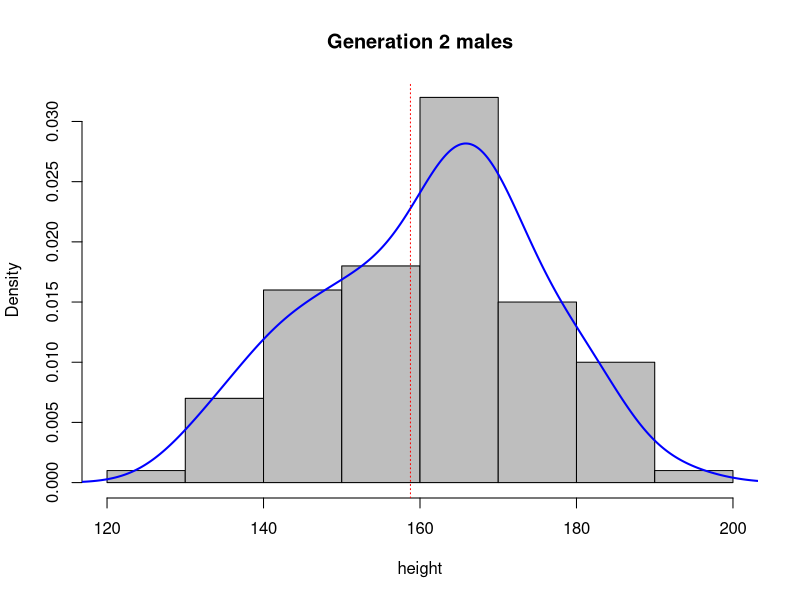
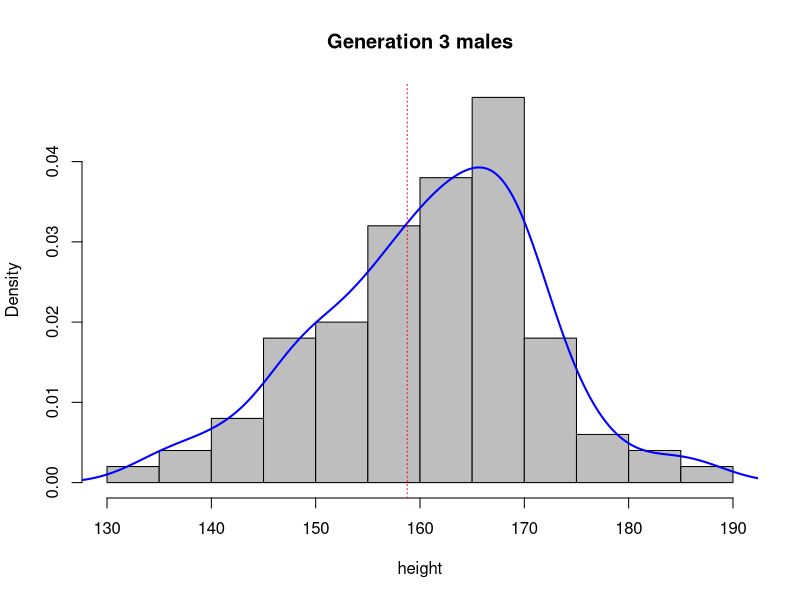
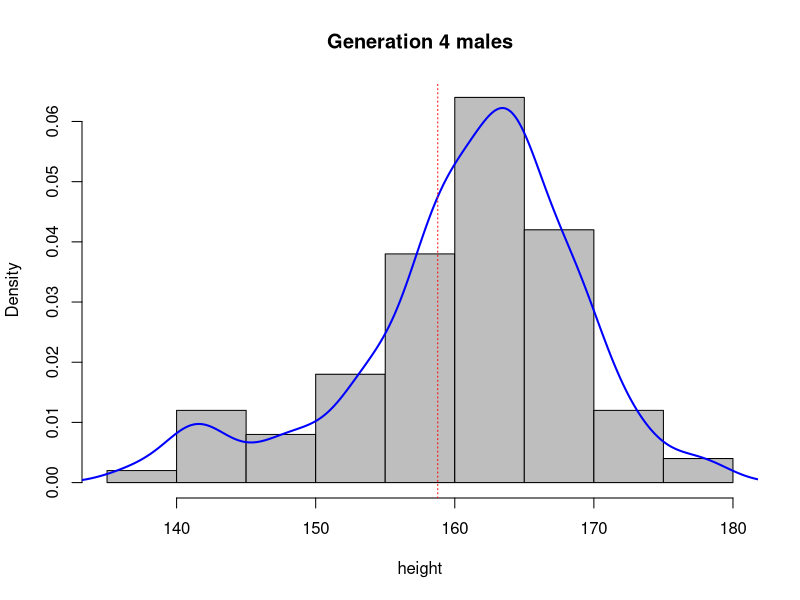
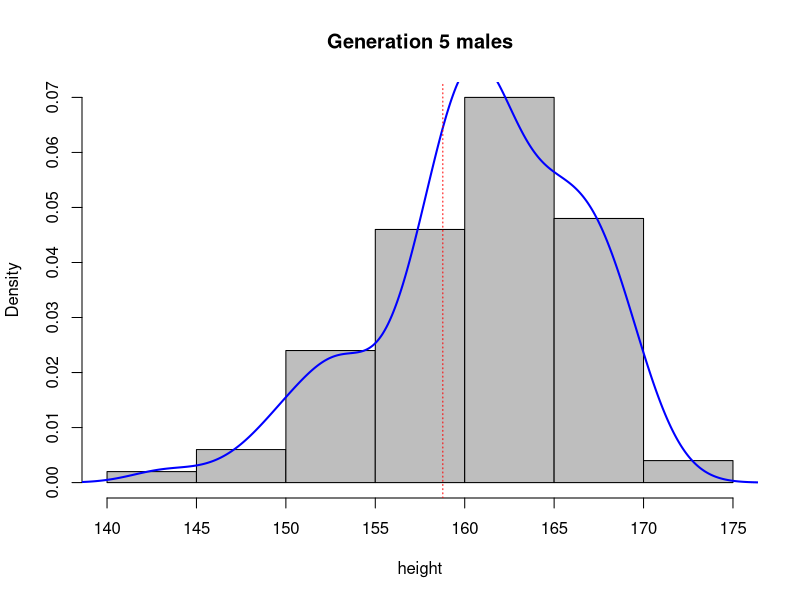
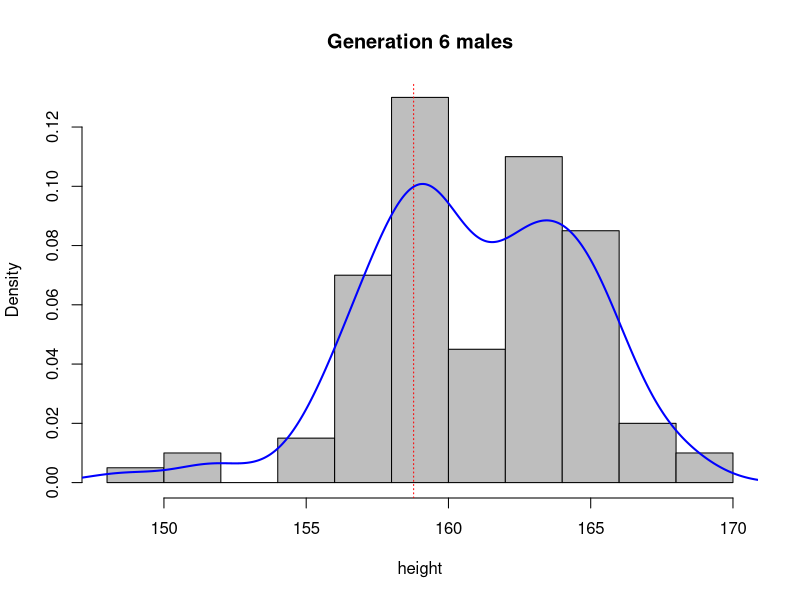
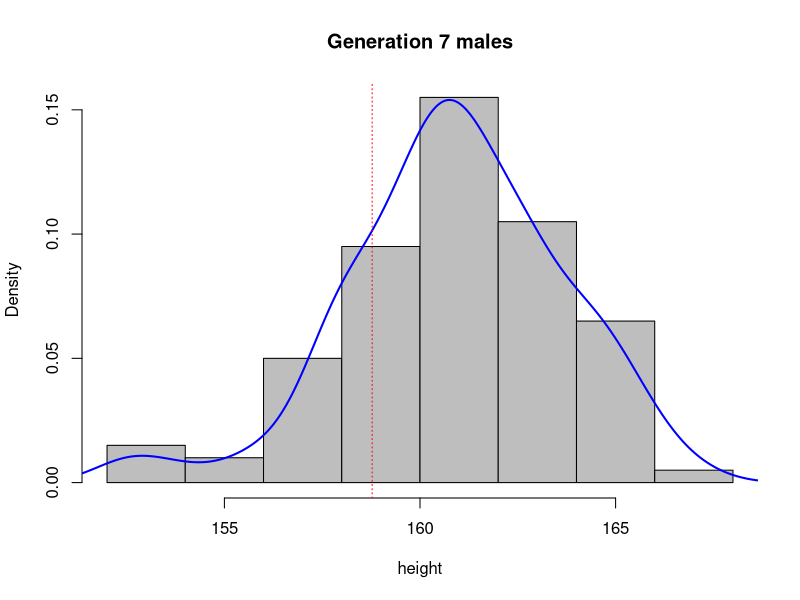
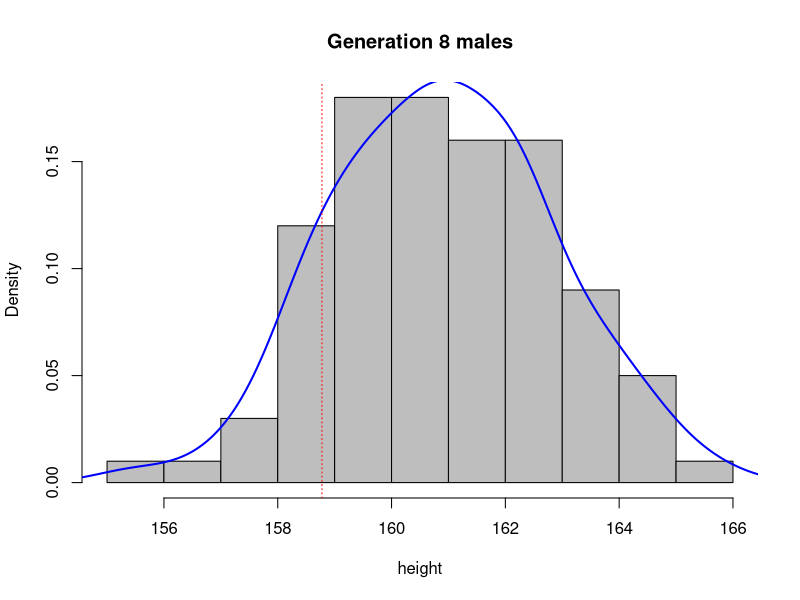
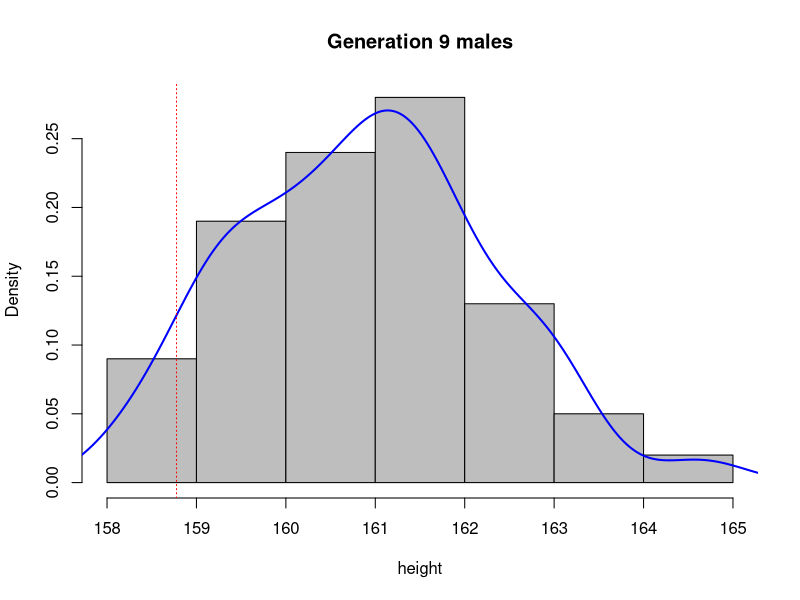

Write R code to recreate these figures, in order.
## ---- chunk 1
# edited some of the following code to set up the data for question 2
pop <- data.frame(m = rnorm(100, 160, 20), f = rnorm(100, 160, 20))
head(pop)
mean(pop$m)
## ---- chunk 2
next_gen <- function(pop) {

    pop$m <- sample(pop$m)
    pop$m <- rowMeans(pop)
    pop$f <- pop$m
    pop
}
## ---- chunk 3
pop2 <- next_gen(pop)
hist(pop2$m, prob=TRUE, main='Generation 2 males', xlab='height', col='grey')
lines(density(pop2$m), col='blue', lwd=2) 
abline(v=mean(pop$m),col='red',lty='dotted')

pop3 <- next_gen(pop2)
hist(pop3$m, prob=TRUE, main='Generation 3 males', xlab='height', col='grey')
lines(density(pop3$m), col='blue', lwd=2) 
abline(v=mean(pop$m),col='red',lty='dotted')

pop4 <- next_gen(pop3)
hist(pop4$m, prob=TRUE, main='Generation 4 males', xlab='height', col='grey')
lines(density(pop4$m), col='blue', lwd=2) 
abline(v=mean(pop$m),col='red',lty='dotted')

pop5 <- next_gen(pop4)
hist(pop5$m, prob=TRUE, main='Generation 5 males', xlab='height', col='grey')
lines(density(pop5$m), col='blue', lwd=2) 
abline(v=mean(pop$m),col='red',lty='dotted')

pop6 <- next_gen(pop5)
hist(pop6$m, prob=TRUE, main='Generation 6 males', xlab='height', col='grey')
lines(density(pop6$m), col='blue', lwd=2) 
abline(v=mean(pop$m),col='red',lty='dotted')

pop7 <- next_gen(pop6)
hist(pop7$m, prob=TRUE, main='Generation 7 males', xlab='height', col='grey')
lines(density(pop7$m), col='blue', lwd=2) 
abline(v=mean(pop$m),col='red',lty='dotted')

pop8 <- next_gen(pop7)
hist(pop8$m, prob=TRUE, main='Generation 8 males', xlab='height', col='grey')
lines(density(pop8$m), col='blue', lwd=2) 
abline(v=mean(pop$m),col='red',lty='dotted')

pop9 <- next_gen(pop8)
hist(pop9$m, prob=TRUE, main='Generation 9 males', xlab='height', col='grey')
lines(density(pop9$m), col='blue', lwd=2) 
abline(v=mean(pop$m),col='red',lty='dotted')
## ---- chunk 4
library(ggplot2)
pop$gen <- 1
pop2$gen <- 2
pop3$gen <- 3
pop4$gen <- 4
pop5$gen <- 5
pop6$gen <- 6
pop7$gen <- 7
pop8$gen <- 8
pop9$gen <- 9
all_pop <- rbind(pop, pop2, pop3, pop4, pop5, pop6, pop7, pop8, pop9)

ggplot(data=all_pop)+ geom_point(mapping=aes(x=m, y=f), alpha = 1/10) + facet_wrap(~ gen) 

## ---- chunk 5
alpha <- 0.05

x <- as.data.frame(matrix(data=NA, nrow = 250, ncol=2))
  head <- c('treatment', 'outcome')
  names(x) = head
  treat <- c(0, 1)

    
x[,1] = sample(treat, 250, replace=TRUE)
for (i in 1:250) {
  if (x[i,1] == 0) {x[i,2] = rnorm(1, 60, 20)} 
  else if (x[i,1] == 1) {x[i,2] = rnorm(1, 60, 20)+5}
}

aggregate(x[,2], list(x$treatment), mean)


library(dplyr)
results <- as.data.frame(matrix(data=NA, nrow=20, ncol=5))
head <- c('interval', 'treat','mean','lb','ub')
  names(results) = head
results[,1] <- rep(1:10, each=2)


### bootstrapping
bootstrap <- function(df, B=1000) {
  sample.n <- nrow(df)
  boot_means <- matrix(data=NA, nrow=B, ncol=2)
  for(i in 1:B) {
    boot <- sample_n(df, sample.n, replace=TRUE)
    boot_means[i,] <- as.numeric(unlist(aggregate(boot[,2], list(boot[,1]), mean)[2]))
  }
  return(c(0, mean(boot_means[,1]), quantile(boot_means[,1],c(0.025,0.975)), 1,
              mean(boot_means[,2]), quantile(boot_means[,2],c(0.025,0.975))))
}

l <- bootstrap(x)
results[1,2:5] <- l[1:4]
results[2,2:5] <- l[5:8]

# increase data set to 500

x[251:500,1] = sample(treat, 250, replace=TRUE)
for (i in 251:500) {
  if (x[i,1] == 0) {x[i,2] = rnorm(1, 60, 20)} 
  else if (x[i,1] == 1) {x[i,2] = rnorm(1, 60, 20)+5}
}

l <- bootstrap(x)
results[3,2:5] <- l[1:4]
results[4,2:5] <- l[5:8]

# increase data set to 750

x[501:750,1] = sample(treat, 250, replace=TRUE)
for (i in 501:750) {
  if (x[i,1] == 0) {x[i,2] = rnorm(1, 60, 20)} 
  else if (x[i,1] == 1) {x[i,2] = rnorm(1, 60, 20)+5}
}

l <- bootstrap(x)
results[5,2:5] <- l[1:4]
results[6,2:5] <- l[5:8]

# increase data set to 1000

x[751:1000,1] = sample(treat, 250, replace=TRUE)
for (i in 751:1000) {
  if (x[i,1] == 0) {x[i,2] = rnorm(1, 60, 20)} 
  else if (x[i,1] == 1) {x[i,2] = rnorm(1, 60, 20)+5}
}

l <- bootstrap(x)
results[7,2:5] <- l[1:4]
results[8,2:5] <- l[5:8]


# increase data set to 1250

x[1001:1250,1] = sample(treat, 250, replace=TRUE)
for (i in 1001:1250) {
  if (x[i,1] == 0) {x[i,2] = rnorm(1, 60, 20)} 
  else if (x[i,1] == 1) {x[i,2] = rnorm(1, 60, 20)+5}
}

l <- bootstrap(x)
results[9,2:5] <- l[1:4]
results[10,2:5] <- l[5:8]


# increase data set to 1500

x[1251:1500,1] = sample(treat, 250, replace=TRUE)
for (i in 1251:1500) {
  if (x[i,1] == 0) {x[i,2] = rnorm(1, 60, 20)} 
  else if (x[i,1] == 1) {x[i,2] = rnorm(1, 60, 20)+5}
}

l <- bootstrap(x)
results[11,2:5] <- l[1:4]
results[12,2:5] <- l[5:8]


# increase data set to 1750

x[1501:1750,1] = sample(treat, 250, replace=TRUE)
for (i in 1501:1750) {
  if (x[i,1] == 0) {x[i,2] = rnorm(1, 60, 20)} 
  else if (x[i,1] == 1) {x[i,2] = rnorm(1, 60, 20)+5}
}

l <- bootstrap(x)
results[13,2:5] <- l[1:4]
results[14,2:5] <- l[5:8]

# increase data set to 2000

x[1751:2000,1] = sample(treat, 250, replace=TRUE)
for (i in 1751:2000) {
  if (x[i,1] == 0) {x[i,2] = rnorm(1, 60, 20)} 
  else if (x[i,1] == 1) {x[i,2] = rnorm(1, 60, 20)+5}
}

l <- bootstrap(x)
results[15,2:5] <- l[1:4]
results[16,2:5] <- l[5:8]

# increase data set to 2250

x[2001:2250,1] = sample(treat, 250, replace=TRUE)
for (i in 2001:2250) {
  if (x[i,1] == 0) {x[i,2] = rnorm(1, 60, 20)} 
  else if (x[i,1] == 1) {x[i,2] = rnorm(1, 60, 20)+5}
}

l <- bootstrap(x)
results[17,2:5] <- l[1:4]
results[18,2:5] <- l[5:8]

# increase data set to 2500

x[2251:2500,1] = sample(treat, 250, replace=TRUE)
for (i in 2251:2500) {
  if (x[i,1] == 0) {x[i,2] = rnorm(1, 60, 20)} 
  else if (x[i,1] == 1) {x[i,2] = rnorm(1, 60, 20)+5}
}

l <- bootstrap(x)
results[19,2:5] <- l[1:4]
results[20,2:5] <- l[5:8]

## ---- chunk 6
# plot the graph
library(ggplot2)
results0 <- results[which(results[,2]==0),]
results1 <- results[which(results[,2]==1),]

p1 <- ggplot(results, aes(x=interval, y=mean, group=treat)) + geom_line() + theme(axis.title.x=element_blank(), axis.title.y=element_blank()) + xlim(1, 10) 
# + scale_x_discrete(limits=seq(1:10))
p2 <- p1 + geom_ribbon(data=results0, aes(ymin=lb,ymax=ub,fill='red'), alpha=0.5) + guides(fill=FALSE)
p3 <- p2 + geom_ribbon(data=results1, aes(ymin=lb,ymax=ub,fill='blue'), alpha=0.5) + guides(fill=FALSE)
p3


## ---- chunk 7
makePatient <- function() {
  vowel <- grep("[aeiou]", letters)
  cons <- grep("[^aeiou]", letters)
  name <- paste(sample(LETTERS[cons], 1), sample(letters[vowel], 1), sample(letters[cons], 1), sep='')
  gender <- factor(sample(0:1, 1), levels=0:1, labels=c('female','male'))
  dob <- as.Date(sample(7500, 1), origin="1970-01-01")
  n <- sample(6, 1)
  doa <- as.Date(sample(1500, n), origin="2010-01-01")
  pulse <- round(rnorm(n, 80, 10))
  temp <- round(rnorm(n, 98.4, 0.3), 2)
  fluid <- round(runif(n), 2)
  list(name, gender, dob, doa, pulse, temp, fluid)
}
## ---- chunk 8
set.seed(8)
pat1 <- makePatient()
names(pat1) <- c('name','gender','dob','doa','pulse','temp','fluid')
class(pat1) <- 'medicalRecord'
pat1
class(pat1)
## ---- chunk 9
mean.medicalRecord <- function(obj) {
  means <- as.data.frame(matrix(data=c(mean(obj$pulse),mean(obj$temp),mean(obj$fluid)), ncol=3,
                                nrow=1))
  names(means) <- c('pulse', 'temp','fluid')
  row.names(means) <- obj$name
  means
  return(means)
}

print.medicalRecord <- function(obj) {
 cat(obj$name, "\n")
 cat("gender:", paste(obj$gender), "\n")
 cat(paste("dob:", obj$dob, "\n"))

 # last 4 items are 4 variables that are attached to the visit date, group together 
 x <- as.data.frame(matrix(data=NA, nrow=length(obj$doa), ncol=4))
  x[,1] <- obj$doa
  x[,2] <- obj$pulse
  x[,3] <- obj$temp
  x[,4] <- obj$fluid
  x
  x <- x[order(x[,1]),]
  names(x) = c('date of admission','pulse','temperature','fluid intake')
  print(x, row.names=FALSE)
}


plot.medicalRecord <- function(obj) {
  x <- as.data.frame(matrix(data=NA, nrow=length(obj$doa), ncol=4))
  x[,1] <- obj$doa
  x[,2] <- obj$pulse
  x[,3] <- obj$temp
  x[,4] <- obj$fluid
  head <- c('doa','pulse','temp','fluid')
  names(x) = head
  x
  p1 <- ggplot(x, aes(x=doa, y=pulse)) + geom_line() 
  p2 <- ggplot(x, aes(x=doa, y=temp)) + geom_line()
  p3 <- ggplot(x, aes(x=doa, y=fluid)) + geom_line()
  library(gridExtra)
  grid.arrange(p1, p2, p3, nrow=3)
}


mean(pat1)
print(pat1)
plot(pat1)

## ---- chunk 10
set.seed(8)
mean.cohortRecords <- function(obj) {
  means <- as.data.frame(matrix(data=NA, nrow=ncol(obj), ncol=3))
  names(means) <- c('pulse','temp','fluid')
  row.names(means) <- obj[1,]
  for(i in 1:ncol(obj)) {  
    pt <- obj[,i]
    names(pt) <- c('name','gender','dob','doa','pulse','temp','fluid')
    class(pt) = 'medicalRecord'
    means[i,] = mean(pt)
  }
  return(means)
}


print.cohortRecords <- function(obj) {
  for(i in 1:ncol(obj)) {
    pt <- obj[,i]
    names(pt) <- c('name','gender','dob','doa','pulse','temp','fluid')
    class(pt) = 'medicalRecord'
    print(pt)
  }
}


set.seed(8)
cohort <- replicate(10, makePatient())
class(cohort) <- 'cohortRecords'
# cohort


mean(cohort)
print(cohort)
## ---- chunk 11
mean.cohortRecords <- function(obj) {
  mean.pulse <- numeric(ncol(obj))
  mean.temp <- numeric(ncol(obj))
  mean.fluid <- numeric(ncol(obj))
  for(i in 1:ncol(obj)) {
    mean.pulse[i] = mean(unlist(obj[5,i]))
    mean.temp[i] = mean(unlist(obj[6,i]))
    mean.fluid[i] = mean(unlist(obj[7,i]))
  }
  mean.pulse
  mean.temp
  mean.fluid
  
  means <- as.data.frame(matrix(data=c(mean.pulse,mean.temp,mean.fluid), nrow=ncol(obj), ncol=3,
                                byrow=FALSE))
  row.names(means) = unlist(obj[1,])
  names(means) = c('pulse','temp','fluid')
  return(means)
}


# creating a method print without using print.medicalRecord seems redundant and unnecessary


set.seed(8)
cohort <- replicate(10, makePatient())
class(cohort) <- 'cohortRecords'


mean(cohort)
print(cohort)
